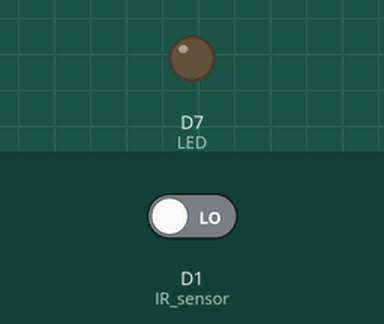
Simulated run of this sketch. Board: ESP8266 (NodeMCU). Parts: output pins drawn as LEDs (lit = HIGH). The test bench sets the inputs (shaded band); at power-on: D1 (IR_sensor) LOW. WiFi joins after 1.5 s; servers stay silent unless stated.

Above: at 3.0 s.
3.1 s: D1 (IR_sensor) driven HIGH
At 4.5 s:
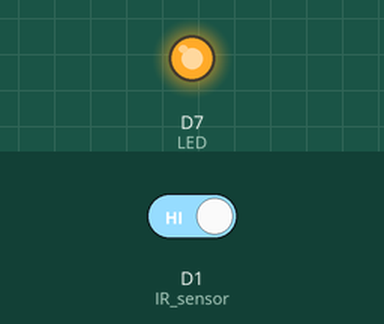
4.8 s: D1 (IR_sensor) driven LOW
At 5.8 s:
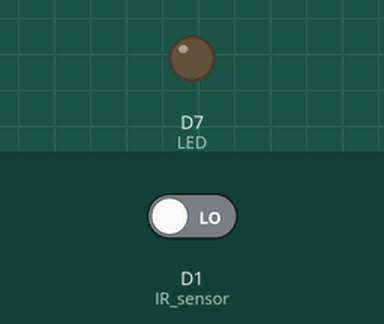
Timing chart, 0 to 7.8 s (numbered marks = the images above; inputs shaded):
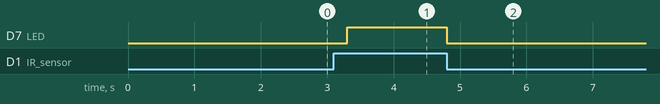

The sketch:

03.Digital_Input_IR_LED.ino
```cpp
#define BLYNK_PRINT Serial
#include <ESP8266WiFi.h>
#include <BlynkSimpleEsp8266.h>

char auth[] = "XE1KmPqMA7vcH0oTELBedEE2S_fc3KS6";
char ssid[] = "mecha";
char pass[] = "mechatronic";

int IR_sensor = D1;
int LED = D7;

WidgetLED led1(V2);// Virtual Pin V2
BlynkTimer timer;

void sensor1(){
  int value = digitalRead(IR_sensor);
  if(value == HIGH){
    led1.on();
    digitalWrite(LED,HIGH);
  }
  else{
    led1.off();
    digitalWrite(LED,LOW);
  }
}
void setup()
{
  pinMode(LED, OUTPUT);
  pinMode(IR_sensor,INPUT);
  Serial.begin(9600);
  Blynk.begin(auth, ssid, pass, "blynk-cloud.com", 80);
  timer.setInterval(300L,sensor1);
}

void loop()
{
  Blynk.run();
  timer.run();
}
```

Measured:
- after the input at 3.1 s, D7 (LED): LOW → HIGH after 0.20 s
- after the input at 4.8 s, D7 (LED): HIGH → LOW at once
